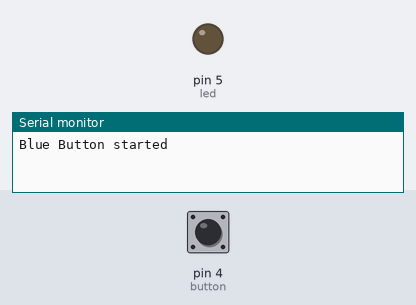
Simulated run of this sketch. Board: Arduino Uno, built with avr-gcc and run on an emulated ATmega328P. Parts: output pins drawn as LEDs (lit = HIGH), the last lines printed to the serial monitor. Inputs (shaded band) come from the test bench; at power-on: pin 4 (button) HIGH. No radio packets arrive unless stated.

Above: at 1.2 s.
1.3 s: pin 4 (button) pulled LOW for 0.15 s
At 2.6 s:
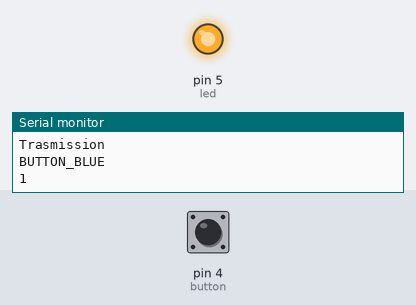
Timing chart, 0 to 4.3 s (numbered marks = the images above; inputs shaded):
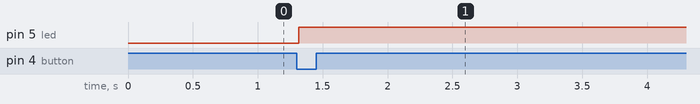

Measured:
- after the input at 1.3 s, pin 5 (led): LOW → HIGH at once

The sketch:

rfButton.ino
```cpp
/*
* Arduino Wireless Communication Tutorial
*     Example 1 - Transmitter Code
*
* by Dejan Nedelkovski, www.HowToMechatronics.com
*
* Library: TMRh20/RF24, https://github.com/tmrh20/RF24/
*/

#include <SPI.h>
#include <nRF24L01.h>
#include <RF24.h>

#define button 4
#define led 5

#define BUTTON_BLUE
//#define BUTTON_YELL
//#define BUTTON_REDD
//#define BUTTON_WHIT
//#define BUTTON_GREE

#ifdef BUTTON_BLUE
const byte address[6] = "00001";
const char text[] = "BUTTON_BLUE";
#endif

#ifdef BUTTON_YELL
const byte address[6] = "00001";
const char text[] = "BUTTON_YELL";
#endif

#ifdef BUTTON_REDD
const byte address[6] = "00001";
const char text[] = "BUTTON_REDD";
#endif

#ifdef BUTTON_WHIT
const byte address[6] = "00001";
const char text[] = "BUTTON_WHIT";
#endif

#ifdef BUTTON_GREE
const byte address[6] = "00001";
const char text[] = "BUTTON_GREE";
#endif

RF24 radio(7, 8); // CE, CSN

int counter = 0;
boolean buttonState = false;

void setup() {
  radio.begin();
  radio.openWritingPipe(address);
  radio.setPALevel(RF24_PA_MAX);
  radio.setChannel(1);
  radio.stopListening();

  //Initialize serial and wait for port to open:
  Serial.begin(115200);
  while (!Serial) {
    ; // wait for serial port to connect. Needed for native USB port only
  }

  pinMode(led, OUTPUT);
  pinMode(button, INPUT_PULLUP);
  digitalWrite(led, LOW);
  digitalWrite(LED_BUILTIN, LOW);

  #ifdef BUTTON_BLUE
  Serial.println("Blue Button started");
  #endif
  #ifdef BUTTON_YELL
  Serial.println("Yellow Button started");
  #endif
  #ifdef BUTTON_REDD
  Serial.println("Red Button started");
  #endif
  #ifdef BUTTON_WHIT
  Serial.println("White Button started");
  #endif
  #ifdef BUTTON_GREE
  Serial.println("Green Button started");
  #endif
}

void loop() {
  delay(100);
  buttonState = digitalRead(button);//test for button press on this board
  if (buttonState == LOW)//button is pulled up so test for LOW
  {
    radio.write(&text, sizeof(text));
    delay(10);
    Serial.println("Trasmission");
    Serial.println(text);
    Serial.println(counter);
    counter ++;
    digitalWrite(led, HIGH);
  }
}
```
